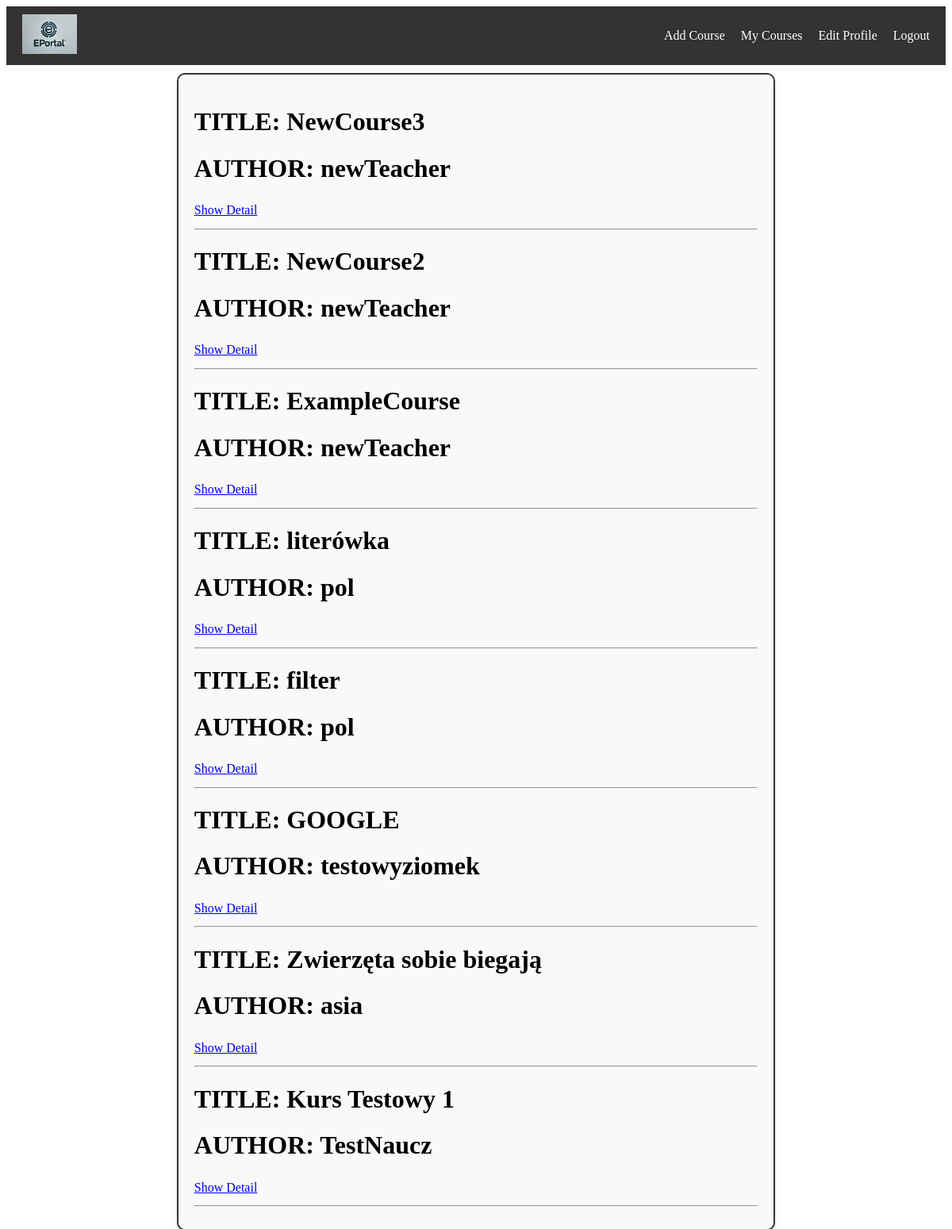
The app's page /teacher_dashboard/ (signed in) with its own data.
### course/models.py (models this page shows, shortened)
class Course(models.Model):
    TAG_CHOICES = (
        ("beginner", "Beginner"),
        ("intermediate", "Intermediate"),
        ("advanced", "Advanced"),
    )
    author = models.ForeignKey(CustomUser, on_delete=models.SET_NULL, null=True, blank=True)
    title = models.CharField(unique=True, max_length=70, validators=[validate_capitalize])
    description = models.TextField(null=True, blank=True)
    tag = models.CharField(max_length=12, choices=TAG_CHOICES, default="beginner")
    created = models.DateTimeField(auto_now_add=True)
    isPublic = models.BooleanField(default=False)

### user/models.py (models this page shows)
class CustomUser(AbstractUser):
    ROLE_CHOICES = (
        ("student", "Uczeń"),
        ("teacher", "Nauczyciel"),
    )
    role = models.CharField(max_length=10, choices=ROLE_CHOICES, default="student")
    courses = models.ManyToManyField("course.Course", through="Enrollment", blank=True)

### user/views.py (the view)
# urls.py: path("teacher_dashboard/", views.teacher_dashboard, name="teacher_dashboard"),
@teacher_required
def teacher_dashboard(request):
    context = {}
    courses = Course.objects.all()
    courses = courses.filter(isPublic=True).exclude(author=request.user).order_by('-created')
    context["courses"] = courses
    return render(request, "user/teacher_dashboard.html", context)

### user/templates/user/teacher_dashboard.html (shortened to what this page needs)
{% extends 'main.html' %}
{% block content %}
    {% for course in courses %}
        <div>
            <h1>TITLE: {{ course.title }}</h1>
            <h1>AUTHOR: {{ course.author }}</h1>
            <p>
                <a href="{% url 'course_detail' course.id %}">Show Detail</a>
            </p>
            <hr>
        </div>
    {% endfor %}
{% endblock content %}

### templates/main.html (shortened to what this page needs)
{% load static %}
<!DOCTYPE html>
<html lang="en">
<head>
    <link rel="stylesheet" href="{% static 'css/navbar.css' %}">
    <link rel="stylesheet" href="{% static 'css/styles.css' %}">
</head>
<body>
    {% if not disable_navbar %}
        {% include 'navbar.html' %}
    {% endif %}
    <div class="container">
        <div class="content-block">
            {% block content %}{% endblock %}
        </div>
    </div>
</body>
</html>

### templates/navbar.html
{% load static %}
<nav class="navbar">
    <div class="logo">
        <a href="{% url 'welcome_page' %}">
            <img src="{% static 'images/logo.png' %}" alt="Temporary Logo" class="logo-img">
        </a>
    </div>
    <ul class="nav-links">
        {% for link in nav_links %}
            <li><a href="{% url link.url %}">{{ link.name }}</a></li>
        {% endfor %}
    </ul>
</nav>

### static/css/navbar.css (style rules this page uses)
.navbar { display: flex; justify-content: space-between; align-items: center; padding: 10px 20px; background-color: #333; }
.logo img { height: 50px; }
.nav-links { list-style: none; display: flex; margin: 0; padding: 0; }
.nav-links li { margin-left: 20px; }
.nav-links a { text-decoration: none; color: white; font-size: 16px; }

### static/css/styles.css (style rules this page uses)
.container { display: flex; justify-content: center; margin-top: 10px; min-height: 80vh; }
.content-block { width: 60%; padding: 20px; border: 2px solid #333; border-radius: 10px; background-color: #f9f9f9; box-shadow: 0 4px 8px rgba(0, 0, 0, 0.1); }
.content-block p { margin: 10px 0; font-size: 16px; color: #333; line-height: 1.6; }

### records on screen
Course: title "NewCourse3", author "newTeacher"
Course: title "NewCourse2", author "newTeacher"
Course: title "ExampleCourse", author "newTeacher"
Course: title "literówka", author "pol"
Course: title "filter", author "pol"
Course: title "GOOGLE", author "testowyziomek"
Course: title "Zwierzęta sobie biegają", author "asia"
Course: title "Kurs Testowy 1", author "TestNaucz"

### other values on screen
{{ link.name }} "Add Course" "My Courses" "Edit Profile" "Logout"
